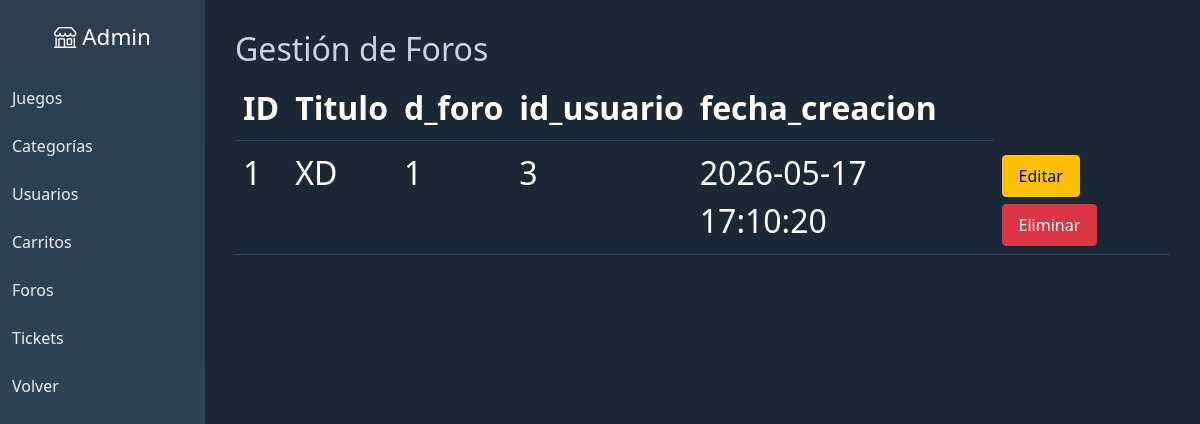
The page /panel/cuerpos/foros.php (signed in) on the database its author committed.
### tables this page shows
CREATE TABLE `temas` (
  `id_tema` int(11) NOT NULL,
  `titulo` varchar(200) DEFAULT NULL,
  `id_foro` int(11) DEFAULT NULL,
  `id_usuario` int(11) DEFAULT NULL,
  `fecha_creacion` datetime DEFAULT current_timestamp()
);

### panel/db/conexion.php (called while the page is built)
<?php
    include_once("consultas.php");
    $db = new Tienda("localhost",3306,"tfg_videoclub","root","");
?>

### panel/db/consultas.php (called while the page is built, shortened)
<?php
class Tienda
{
	private $pdo;
	public function __construct($host, $port, $db, $user, $pass)
	{
		$this->pdo = new PDO("mysql:host=" . $host . ";port=" . $port . ";dbname=" . $db, $user, $pass);
	}
public function listarTemas()
{
    $sentencia = "SELECT * FROM temas";
    $ejecucion = $this->pdo->prepare($sentencia);
    $ejecucion->execute();
    return $ejecucion->fetchAll(PDO::FETCH_ASSOC);
}
}
?>

### panel/cuerpos/foros.php (the view)
<?php
include_once("PanelIndex.php");
$listaTemas = $db->listarTemas();
?>
<h2>Gestión de Foros</h2>
<table class="table">
  <tr>
    <th>ID</th>
    <th>Titulo</th>
    <th>d_foro</th>
    <th>id_usuario </th>
    <th>fecha_creacion</th>
  </tr>
  <?php foreach ($listaTemas as $temas): ?>
    <tr id="fila-<?= $temas["id_tema"] ?>">
      <td><?= $temas["id_tema"] ?></td>
      <td><?= htmlspecialchars($temas["titulo"]) ?></td>
      <td><?= htmlspecialchars($temas["id_tema"]) ?></td>
      <td><?= htmlspecialchars($temas["id_usuario"]) ?></td>
      <td><?= htmlspecialchars($temas["fecha_creacion"]) ?></td>
      <td>
        <a class="btn btn-sm btn-warning" href="../editar/editar_tema.php?modificar=<?= $temas['id_tema']?>">Editar</a>
        <button class="btn btn-sm btn-danger" onclick="eliminarTema(<?= $temas['id_tema'] ?>)">Eliminar</button>
      </td>
    </tr>
  <?php endforeach; ?>
</table>
</main>
</div>
</body>
</html>

### panel/admin-style.css (style rules this page uses)
body { background:#f4f6f9; }
body { background-color: #1b2838; color: #c7d5e0; }
.table { background-color: #1b2838; color: #c7d5e0; }
.table td, .table th { background-color: #1b2838; color: #FFFFFF; border-color: #2a475e; font-size: 2rem; }
.table .btn { font-size: 1rem; padding: 8px 16px; }

### rows shown on the page
temas: id_tema "1", titulo "XD", id_usuario "3", fecha_creacion "2026-05-17 17:10:20"
